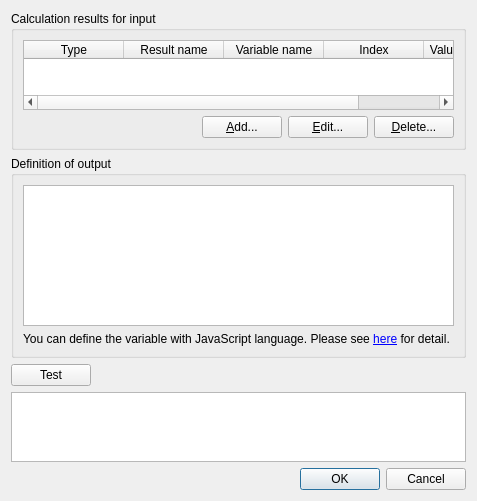
<?xml version="1.0" encoding="UTF-8"?>
<ui version="4.0">
 <class>PostStringResultEditDialog</class>
 <widget class="QDialog" name="PostStringResultEditDialog">
  <property name="geometry">
   <rect>
    <x>0</x>
    <y>0</y>
    <width>477</width>
    <height>501</height>
   </rect>
  </property>
  <property name="windowTitle">
   <string>Edit String Result</string>
  </property>
  <layout class="QVBoxLayout" name="verticalLayout_3">
   <item>
    <widget class="QGroupBox" name="groupBox">
     <property name="title">
      <string>Calculation results for input</string>
     </property>
     <layout class="QVBoxLayout" name="verticalLayout">
      <item>
       <widget class="QTableWidget" name="inputTableWidget">
        <property name="editTriggers">
         <set>QAbstractItemView::NoEditTriggers</set>
        </property>
        <property name="selectionMode">
         <enum>QAbstractItemView::SingleSelection</enum>
        </property>
        <property name="selectionBehavior">
         <enum>QAbstractItemView::SelectRows</enum>
        </property>
        <attribute name="verticalHeaderVisible">
         <bool>true</bool>
        </attribute>
        <attribute name="verticalHeaderDefaultSectionSize">
         <number>20</number>
        </attribute>
        <column>
         <property name="text">
          <string>Type</string>
         </property>
        </column>
        <column>
         <property name="text">
          <string>Result name</string>
         </property>
        </column>
        <column>
         <property name="text">
          <string>Variable name</string>
         </property>
        </column>
        <column>
         <property name="text">
          <string>Index</string>
         </property>
        </column>
        <column>
         <property name="text">
          <string>Value for Testing</string>
         </property>
        </column>
       </widget>
      </item>
      <item>
       <layout class="QHBoxLayout" name="horizontalLayout_2">
        <item>
         <spacer name="horizontalSpacer_2">
          <property name="orientation">
           <enum>Qt::Horizontal</enum>
          </property>
          <property name="sizeHint" stdset="0">
           <size>
            <width>40</width>
            <height>20</height>
           </size>
          </property>
         </spacer>
        </item>
        <item>
         <widget class="QPushButton" name="addButton">
          <property name="text">
           <string>&amp;Add...</string>
          </property>
         </widget>
        </item>
        <item>
         <widget class="QPushButton" name="editButton">
          <property name="text">
           <string>&amp;Edit...</string>
          </property>
         </widget>
        </item>
        <item>
         <widget class="QPushButton" name="deleteButton">
          <property name="text">
           <string>&amp;Delete...</string>
          </property>
         </widget>
        </item>
       </layout>
      </item>
     </layout>
    </widget>
   </item>
   <item>
    <widget class="QGroupBox" name="variableGroupBox">
     <property name="title">
      <string>Definition of output</string>
     </property>
     <layout class="QVBoxLayout" name="verticalLayout_2">
      <item>
       <widget class="QPlainTextEdit" name="scriptEdit">
        <property name="font">
         <font>
          <family>ＭＳ ゴシック</family>
          <pointsize>9</pointsize>
         </font>
        </property>
        <property name="tabStopWidth">
         <number>20</number>
        </property>
       </widget>
      </item>
      <item>
       <widget class="QLabel" name="definitionHelpLabel">
        <property name="text">
         <string>&lt;html&gt;&lt;head/&gt;&lt;body&gt;&lt;p&gt;You can define the variable with JavaScript language. Please see &lt;a href=&quot;http://iric-gui-user-manual.readthedocs.io/en/latest/03/07_calc_result.html#manage-simple-operation-results-m&quot;&gt;&lt;span style=&quot; text-decoration: underline; color:#0000ff;&quot;&gt;here&lt;/span&gt;&lt;/a&gt; for detail.&lt;/p&gt;&lt;/body&gt;&lt;/html&gt;</string>
        </property>
        <property name="wordWrap">
         <bool>true</bool>
        </property>
        <property name="openExternalLinks">
         <bool>true</bool>
        </property>
       </widget>
      </item>
     </layout>
    </widget>
   </item>
   <item>
    <layout class="QHBoxLayout" name="horizontalLayout">
     <item>
      <widget class="QPushButton" name="testButton">
       <property name="text">
        <string>Test</string>
       </property>
      </widget>
     </item>
     <item>
      <spacer name="horizontalSpacer">
       <property name="orientation">
        <enum>Qt::Horizontal</enum>
       </property>
       <property name="sizeHint" stdset="0">
        <size>
         <width>40</width>
         <height>20</height>
        </size>
       </property>
      </spacer>
     </item>
    </layout>
   </item>
   <item>
    <widget class="QPlainTextEdit" name="testEdit">
     <property name="enabled">
      <bool>true</bool>
     </property>
     <property name="font">
      <font>
       <family>ＭＳ ゴシック</family>
       <pointsize>9</pointsize>
      </font>
     </property>
     <property name="readOnly">
      <bool>true</bool>
     </property>
    </widget>
   </item>
   <item>
    <widget class="QDialogButtonBox" name="buttonBox">
     <property name="orientation">
      <enum>Qt::Horizontal</enum>
     </property>
     <property name="standardButtons">
      <set>QDialogButtonBox::Cancel|QDialogButtonBox::Ok</set>
     </property>
    </widget>
   </item>
  </layout>
 </widget>
 <resources/>
 <connections>
  <connection>
   <sender>buttonBox</sender>
   <signal>accepted()</signal>
   <receiver>PostStringResultEditDialog</receiver>
   <slot>accept()</slot>
   <hints>
    <hint type="sourcelabel">
     <x>248</x>
     <y>254</y>
    </hint>
    <hint type="destinationlabel">
     <x>157</x>
     <y>274</y>
    </hint>
   </hints>
  </connection>
  <connection>
   <sender>buttonBox</sender>
   <signal>rejected()</signal>
   <receiver>PostStringResultEditDialog</receiver>
   <slot>reject()</slot>
   <hints>
    <hint type="sourcelabel">
     <x>316</x>
     <y>260</y>
    </hint>
    <hint type="destinationlabel">
     <x>286</x>
     <y>274</y>
    </hint>
   </hints>
  </connection>
 </connections>
</ui>
